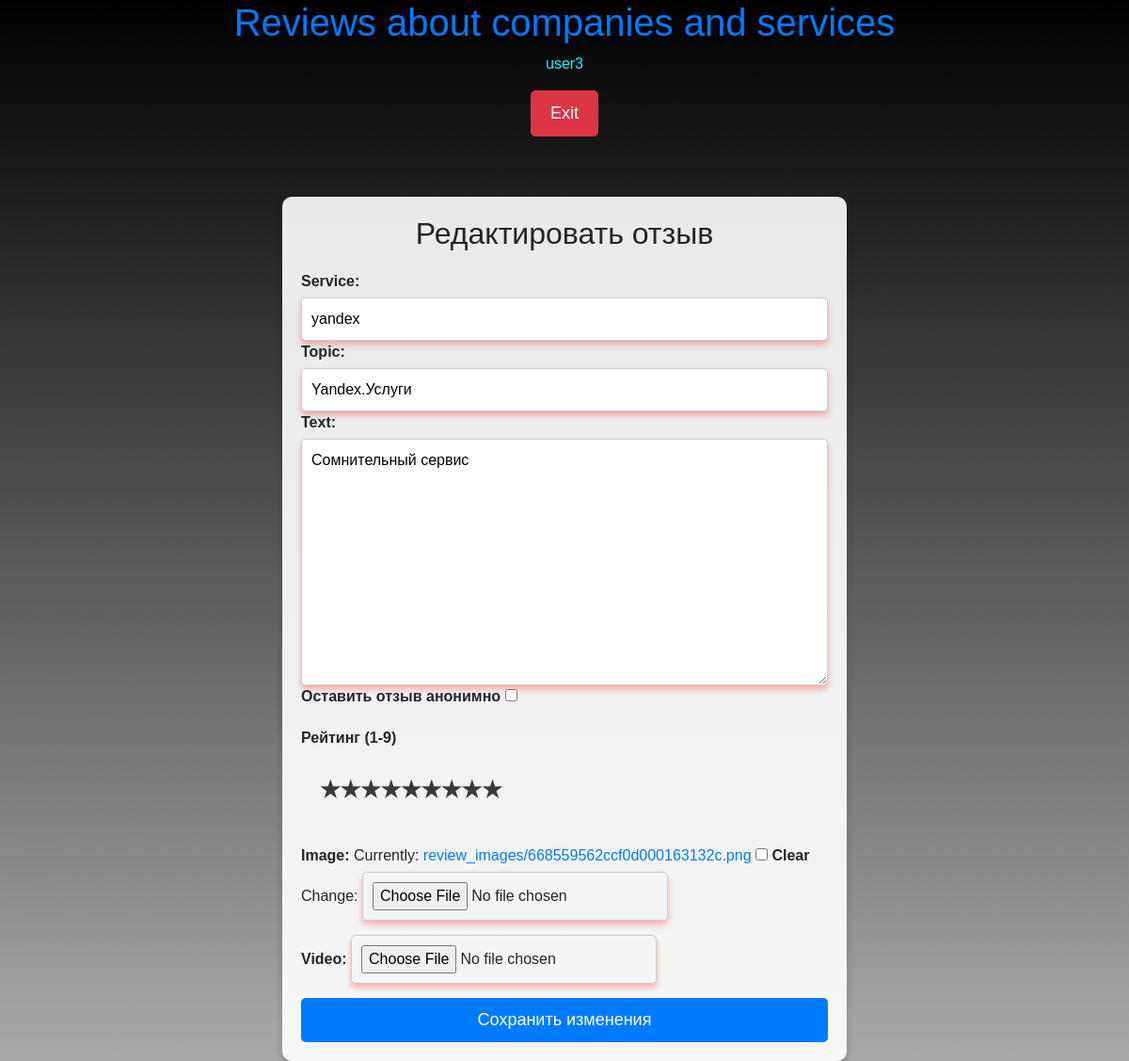
/en/edit_review/188/ (signed in), run on the app's committed database.
### myapp/models.py (models this page shows, shortened)
class Review(models.Model):
    service = models.CharField(max_length=100)
    topic = models.CharField(max_length=200)
    text = models.TextField()
    author = models.ForeignKey(User, on_delete=models.CASCADE)
    timestamp = models.DateTimeField(auto_now_add=True)
    is_anonymous = models.BooleanField(default=False)
    rating = models.IntegerField(default=1)  # Рейтинг от 1 до 10
    company = models.ForeignKey(Company, on_delete=models.CASCADE, related_name='reviews', null=True, blank=True)
    image = models.ImageField(upload_to='review_images/', null=True, blank=True)  # Поле для изображения
    video = models.FileField(upload_to='review_videos/', null=True, blank=True)  # Поле для видео

### myapp/views.py (the view)
# urls.py: path('edit_review/<int:review_id>/', views.edit_review, name='edit_review'),
@login_required
def edit_review(request, review_id):
    review = get_object_or_404(Review, id=review_id)
    if review.author != request.user:
        raise PermissionDenied
    if request.method == 'POST':
        form = ReviewForm(request.POST, request.FILES, instance=review)
        if form.is_valid():
            form.save()
            return redirect('profile', username=request.user.username)
    else:
        form = ReviewForm(instance=review)
    return render(request, 'edit_review.html', {'form': form})

### myapp/forms.py
class ReviewForm(forms.ModelForm):
    class Meta:
        model = Review
        fields = ['service', 'topic', 'text', 'is_anonymous', 'rating', 'image', 'video']

### templates/edit_review.html (shortened to what this page needs)
{% extends 'base.html' %}
{% block content %}
<div class="container mt-5">
    <h2>Редактировать отзыв</h2>
    <form method="post" enctype="multipart/form-data">
        {{ form.service.label_tag }} {{ form.service }}
        {{ form.topic.label_tag }} {{ form.topic }}
        {{ form.text.label_tag }} {{ form.text }}
        <div class="form-group">
            <label for="id_is_anonymous">Оставить отзыв анонимно</label>
            {{ form.is_anonymous }}
        </div>
        <div class="form-group">
            <label for="id_rating">Рейтинг (1-9)</label>
            <div class="star-rating">
                {% for i in "987654321"|make_list %}
                <label for="star{{ i }}" title="{{ i }} звезда"></label>
                {% endfor %}
            </div>
        </div>
        <div class="form-group">
            {{ form.image.label_tag }} {{ form.image }}
        </div>
        <div class="form-group">
            {{ form.video.label_tag }} {{ form.video }}
        </div>
        <button type="submit" class="btn btn-primary">Сохранить изменения</button>
    </form>
</div>
{% endblock %}

### templates/base.html (shortened to what this page needs)
{% load i18n %}
{% load static %}
<!DOCTYPE html>
<html>
<head>
    <link href="https://stackpath.bootstrapcdn.com/bootstrap/4.5.2/css/bootstrap.min.css" rel="stylesheet">
</head>
<body>
    <header>
        <h1><a href="/">{% trans "Reviews about companies and services" %}</a></h1>
    </header>
    {% if user.is_authenticated %}
        <p><a href="{% url 'profile' user.username %}" class="user-name">{{ user.username }}</a>
            <form class="form-format" method="post" action="{% url 'logout' %}">
                <button type="submit" class="btn btn-danger">{% trans "Exit" %}</button>
            </form>
        </p>
    {% else %}
        <a href="{% url 'login' %}">{% trans "Login" %}</a> |
        <a href="{% url 'register' %}">{% trans "Register" %}</a>
    {% endif %}
    {% block content %}{% endblock %}
</body>
</html>

### templates/base.html (style rules this page uses)
.star-rating { direction: rtl; display: inline-block; padding: 20px; }
.star-rating label { color: #bbb; font-size: 24px; padding: 0; cursor: pointer; transition: all 0.3s ease-in-out; }
.star-rating label:before { content: "\2605"; position: relative; font-size: 24px; color: #393939; }
body { min-height: 100vh; background: linear-gradient(to bottom, black, darkgray); font-family: 'Poppins', sans-serif; margin: 0; padding: 0; display: flex; flex-direction: column; align-items: center; animation: backgroundFade 115s infinite; }
.container { background-color: rgba(255, 255, 255, 0.8); padding: 20px; border-radius: 10px; box-shadow: 0 4px 6px rgba(0, 0, 0, 0.1); }
.user-name { color: #00ffff; }

### templates/edit_review.html (style rules this page uses)
.container { max-width: 600px; margin: 0 auto; padding: 20px; background-color: rgba(255, 255, 255, 0.9); border-radius: 10px; box-shadow: 0 4px 8px rgba(0, 0, 0, 0.2); }
h2 { text-align: center; margin-bottom: 20px; }
form { display: flex; flex-direction: column; }
form .form-group { margin-bottom: 15px; }
form label { font-weight: bold; margin-bottom: 5px; }
form input[type="text"], form input[type="file"], form textarea { border: 1px solid #ccc; border-radius: 5px; padding: 10px; font-size: 16px; transition: box-shadow 0.3s; box-shadow: 0 4px 6px rgba(255, 0, 0, 0.3); }
.star-rating { display: flex; justify-content: flex-end; direction: rtl; }
.star-rating label { font-size: 24px; color: #bbb; cursor: pointer; transition: color 0.3s; }
.star-rating label:before { content: "\2605"; color: #393939; }
.btn { padding: 10px 20px; border-radius: 5px; font-size: 18px; transition: background-color 0.3s, transform 0.3s; }
.btn-primary { background-color: #007bff; border: none; color: white; }

### data on the page
Review: service "yandex", topic "Yandex.Услуги", text "Сомнительный сервис"

### other printed values
{{ user.username }} "user3"
